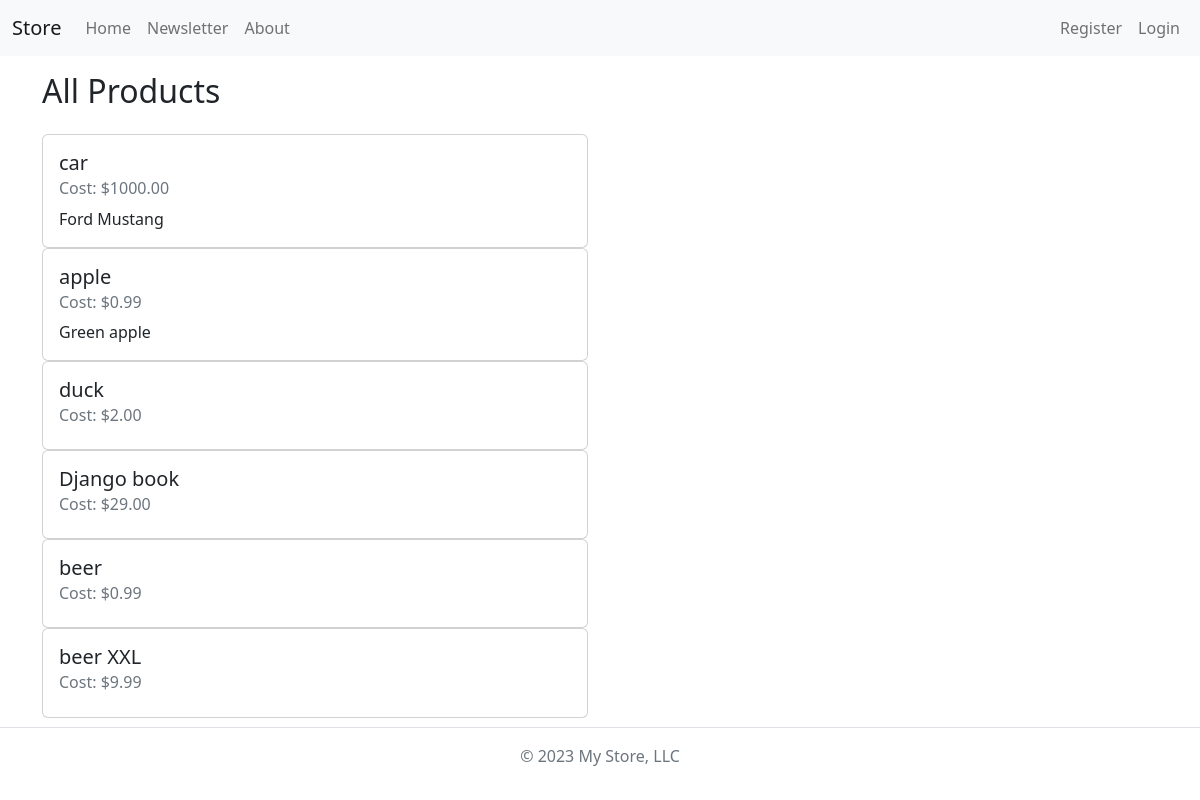
Screenshot of /products/ with the database file from the repository.
### products/models.py (models this page shows, shortened)
class Product(models.Model):
    name = models.CharField(max_length=254)
    description = models.CharField(max_length=254)
    price = models.DecimalField(max_digits=10, decimal_places=2)

### products/views.py (the view)
# urls.py: path('products/', ProductListView.as_view(), name='list'),
class ProductListView(ListView):
    model = Product
    template_name = 'product_list.html'
    context_object_name = 'products'

### templates/product_list.html
{% extends 'base.html' %}
{% block header %}
<h2>All Products</h2>
{% endblock header %}
{% block content %}
<div class="row row-cols-1 row-cols-md-2 g-4">
    <div class="col">
    {% for product in products %}
        <div class="card">
            <div class="card-body">
                <h5 class="card-title">{{ product.name }}</h5>
                <h6 class="card-subtitle mb-2 text-muted">Cost: ${{ product.price }}</h6>
                <p class="card-text">{{ product.description }}</p>
            </div>
        </div>
    {% endfor %}
    </div>
</div>
{% endblock content %}

### templates/base.html (shortened to what this page needs)
<!doctype html>
<html lang="en" class="h-100">
    <head>
        <link href="https://cdn.jsdelivr.net/npm/bootstrap@5.2.0/dist/css/bootstrap.min.css" rel="stylesheet">
    </head>
    <body class="d-flex flex-column h-100">
        {% include '_navbar.html' %}
        <header class="container py-3">
            {% block header %}{% endblock %}
        </header>
        <main class="container flex-fill">
            {% block content %}{% endblock %}
        </main>
        {% include '_footer.html' %}
    </body>
</html>

### templates/_navbar.html (shortened to what this page needs)
{% url "home" as home_url %}
{% url "about" as about_url %}
{% url "newsletter:subscribe" as newsletter_url %}
<nav class="navbar navbar-expand-md bg-light">
    <div class="container-fluid">
        <a class="navbar-brand" href="{{ home_url }}">Store</a>
        <div class="collapse navbar-collapse" id="navbarCollapse">
            <ul class="navbar-nav me-auto mb-2 mb-md-0">
                <li class="nav-item">
                    <a class="nav-link{% if request.path == home_url %} active{% endif %}" aria-current="page" href="{{ home_url }}">Home</a>
                </li>
                <li class="nav-item">
                    <a class="nav-link{% if request.path == newsletter_url %} active{% endif %}" href="{{ newsletter_url }}">Newsletter</a>
                </li>
                <li class="nav-item">
                    <a class="nav-link{% if request.path == about_url %} active{% endif %}" href="{{ about_url }}">About</a>
                </li>
            </ul>
            <ul class="navbar-nav ms-auto">
                {% if user.is_authenticated %}
                <li class="nav-item">
                    <a class="nav-link" href="{% url "users:logout" %}">Logout</a>
                </li>
                {% else %}
                <li class="nav-item">
                    <a class="nav-link" href="{% url "users:register" %}">Register</a>
                </li>
                <li class="nav-item">
                    <a class="nav-link" href="{% url "users:login" %}">Login</a>
                </li>
                {% endif %}
            </ul>
        </div>
    </div>
</nav>

### templates/_footer.html
<footer class="border-top py-3">
    <p class="text-center text-muted">&copy; {% now 'Y' %} My Store, LLC</p>
</footer>

### rows the page displays
Product: name "car", price "1000.00", description "Ford Mustang"
Product: name "apple", price "0.99", description "Green apple"
Product: name "duck", price "2.00"
Product: name "Django book", price "29.00"
Product: name "beer", price "0.99"
Product: name "beer XXL", price "9.99"
